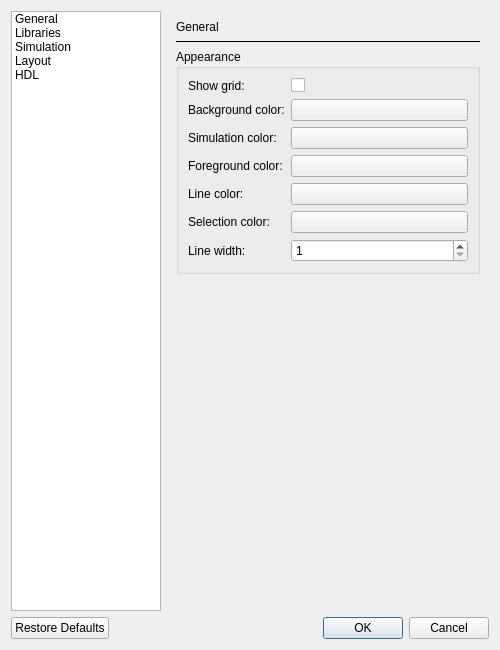
<?xml version="1.0" encoding="UTF-8"?>
<ui version="4.0">
 <class>SettingsDialog</class>
 <widget class="QDialog" name="SettingsDialog">
  <property name="geometry">
   <rect>
    <x>0</x>
    <y>0</y>
    <width>500</width>
    <height>650</height>
   </rect>
  </property>
  <property name="windowTitle">
   <string>Configure Caneda</string>
  </property>
  <layout class="QVBoxLayout" name="verticalLayout">
   <item>
    <layout class="QHBoxLayout" name="horizontalLayout">
     <item>
      <widget class="QListWidget" name="pagesList">
       <property name="maximumSize">
        <size>
         <width>150</width>
         <height>16777215</height>
        </size>
       </property>
       <property name="spacing">
        <number>4</number>
       </property>
       <item>
        <property name="text">
         <string>General</string>
        </property>
       </item>
       <item>
        <property name="text">
         <string>Libraries</string>
        </property>
       </item>
       <item>
        <property name="text">
         <string>Simulation</string>
        </property>
       </item>
       <item>
        <property name="text">
         <string>Layout</string>
        </property>
       </item>
       <item>
        <property name="text">
         <string>HDL</string>
        </property>
       </item>
      </widget>
     </item>
     <item>
      <widget class="QStackedWidget" name="pagesWidget">
       <property name="currentIndex">
        <number>0</number>
       </property>
       <widget class="QWidget" name="pageGeneral">
        <layout class="QVBoxLayout" name="verticalLayout_3">
         <item>
          <widget class="QLabel" name="titleLabel">
           <property name="text">
            <string>General</string>
           </property>
          </widget>
         </item>
         <item>
          <widget class="QFrame" name="frame">
           <property name="frameShape">
            <enum>QFrame::HLine</enum>
           </property>
          </widget>
         </item>
         <item>
          <widget class="QGroupBox" name="groupBox">
           <property name="title">
            <string>Appearance</string>
           </property>
           <layout class="QVBoxLayout" name="verticalLayout_2">
            <item>
             <layout class="QFormLayout" name="formLayout">
              <item row="0" column="1">
               <widget class="QCheckBox" name="checkShowGrid">
                <property name="text">
                 <string/>
                </property>
               </widget>
              </item>
              <item row="0" column="0">
               <widget class="QLabel" name="labelGrid">
                <property name="text">
                 <string>Show grid:</string>
                </property>
               </widget>
              </item>
              <item row="1" column="1">
               <widget class="QPushButton" name="buttonBackground">
                <property name="text">
                 <string/>
                </property>
               </widget>
              </item>
              <item row="2" column="1">
               <widget class="QPushButton" name="buttonSimulationBackground">
                <property name="text">
                 <string/>
                </property>
               </widget>
              </item>
              <item row="3" column="1">
               <widget class="QPushButton" name="buttonForeground">
                <property name="text">
                 <string/>
                </property>
               </widget>
              </item>
              <item row="4" column="1">
               <widget class="QPushButton" name="buttonLine">
                <property name="text">
                 <string/>
                </property>
               </widget>
              </item>
              <item row="5" column="1">
               <widget class="QPushButton" name="buttonSelection">
                <property name="text">
                 <string/>
                </property>
               </widget>
              </item>
              <item row="1" column="0">
               <widget class="QLabel" name="labelBackground">
                <property name="text">
                 <string>Background color:</string>
                </property>
               </widget>
              </item>
              <item row="2" column="0">
               <widget class="QLabel" name="labelSimulation">
                <property name="text">
                 <string>Simulation color:</string>
                </property>
               </widget>
              </item>
              <item row="3" column="0">
               <widget class="QLabel" name="labelForeground">
                <property name="text">
                 <string>Foreground color:</string>
                </property>
               </widget>
              </item>
              <item row="4" column="0">
               <widget class="QLabel" name="labelLine">
                <property name="text">
                 <string>Line color:</string>
                </property>
               </widget>
              </item>
              <item row="5" column="0">
               <widget class="QLabel" name="labelSelection">
                <property name="text">
                 <string>Selection color:</string>
                </property>
               </widget>
              </item>
              <item row="6" column="1">
               <widget class="QSpinBox" name="spinWidth">
                <property name="minimum">
                 <number>1</number>
                </property>
                <property name="maximum">
                 <number>10</number>
                </property>
               </widget>
              </item>
              <item row="6" column="0">
               <widget class="QLabel" name="labelLineWidth">
                <property name="text">
                 <string>Line width:</string>
                </property>
               </widget>
              </item>
             </layout>
            </item>
           </layout>
          </widget>
         </item>
         <item>
          <spacer name="verticalSpacer">
           <property name="orientation">
            <enum>Qt::Vertical</enum>
           </property>
           <property name="sizeHint" stdset="0">
            <size>
             <width>20</width>
             <height>271</height>
            </size>
           </property>
          </spacer>
         </item>
        </layout>
       </widget>
       <widget class="QWidget" name="pageLibraries">
        <layout class="QVBoxLayout" name="verticalLayout_13">
         <item>
          <widget class="QLabel" name="titleLabel_5">
           <property name="text">
            <string>Libraries</string>
           </property>
          </widget>
         </item>
         <item>
          <widget class="QFrame" name="frame_5">
           <property name="frameShape">
            <enum>QFrame::HLine</enum>
           </property>
          </widget>
         </item>
         <item>
          <widget class="QGroupBox" name="groupBox_6">
           <property name="title">
            <string>Schematic Libraries</string>
           </property>
           <layout class="QVBoxLayout" name="verticalLayout_11">
            <item>
             <widget class="QListWidget" name="listLibraries"/>
            </item>
            <item>
             <layout class="QHBoxLayout" name="horizontalLayout_2">
              <item>
               <widget class="QPushButton" name="buttonAddLibrary">
                <property name="text">
                 <string>Add library...</string>
                </property>
               </widget>
              </item>
              <item>
               <widget class="QPushButton" name="buttonRemoveLibrary">
                <property name="text">
                 <string>Remove library</string>
                </property>
               </widget>
              </item>
             </layout>
            </item>
           </layout>
          </widget>
         </item>
         <item>
          <widget class="QGroupBox" name="groupBox_7">
           <property name="title">
            <string>HDL Libraries</string>
           </property>
           <layout class="QVBoxLayout" name="verticalLayout_12">
            <item>
             <widget class="QListWidget" name="listHdlLibraries"/>
            </item>
            <item>
             <layout class="QHBoxLayout" name="horizontalLayout_3">
              <item>
               <widget class="QPushButton" name="buttonAddHdlLibrary">
                <property name="text">
                 <string>Add library...</string>
                </property>
               </widget>
              </item>
              <item>
               <widget class="QPushButton" name="buttonRemoveHdlLibrary">
                <property name="text">
                 <string>Remove library</string>
                </property>
               </widget>
              </item>
             </layout>
            </item>
           </layout>
          </widget>
         </item>
         <item>
          <widget class="QPushButton" name="buttonGetNewLibraries">
           <property name="text">
            <string>Get new libraries...</string>
           </property>
          </widget>
         </item>
         <item>
          <widget class="QLabel" name="labelRestartWarning">
           <property name="text">
            <string>Warning: libraries will be set upon program restart</string>
           </property>
          </widget>
         </item>
         <item>
          <spacer name="verticalSpacer_5">
           <property name="orientation">
            <enum>Qt::Vertical</enum>
           </property>
           <property name="sizeHint" stdset="0">
            <size>
             <width>20</width>
             <height>21</height>
            </size>
           </property>
          </spacer>
         </item>
        </layout>
       </widget>
       <widget class="QWidget" name="pageSimulation">
        <layout class="QVBoxLayout" name="verticalLayout_10">
         <item>
          <widget class="QLabel" name="titleLabel_4">
           <property name="text">
            <string>Simulation</string>
           </property>
          </widget>
         </item>
         <item>
          <widget class="QFrame" name="frame_4">
           <property name="frameShape">
            <enum>QFrame::HLine</enum>
           </property>
          </widget>
         </item>
         <item>
          <widget class="QGroupBox" name="groupBox_4">
           <property name="title">
            <string>Simulation Engine</string>
           </property>
           <layout class="QVBoxLayout" name="verticalLayout_8">
            <item>
             <layout class="QFormLayout" name="formLayout_4">
              <property name="fieldGrowthPolicy">
               <enum>QFormLayout::ExpandingFieldsGrow</enum>
              </property>
              <item row="0" column="0">
               <widget class="QLabel" name="labelEngine">
                <property name="text">
                 <string>Engine:</string>
                </property>
               </widget>
              </item>
              <item row="2" column="0">
               <widget class="QLabel" name="labelSimulationCommand">
                <property name="text">
                 <string>Command:</string>
                </property>
               </widget>
              </item>
              <item row="2" column="1">
               <widget class="QLineEdit" name="lineSimulationCommand"/>
              </item>
              <item row="0" column="1">
               <widget class="QRadioButton" name="radioNgspiceMode">
                <property name="text">
                 <string>Ngspice</string>
                </property>
               </widget>
              </item>
              <item row="1" column="1">
               <widget class="QRadioButton" name="radioCustomMode">
                <property name="text">
                 <string>Custom</string>
                </property>
               </widget>
              </item>
             </layout>
            </item>
           </layout>
          </widget>
         </item>
         <item>
          <widget class="QGroupBox" name="groupBox_5">
           <property name="title">
            <string>Output Data</string>
           </property>
           <layout class="QVBoxLayout" name="verticalLayout_9">
            <item>
             <layout class="QFormLayout" name="formLayout_5">
              <property name="fieldGrowthPolicy">
               <enum>QFormLayout::ExpandingFieldsGrow</enum>
              </property>
              <item row="0" column="0">
               <widget class="QLabel" name="labelOutputFormat">
                <property name="text">
                 <string>Output format:</string>
                </property>
               </widget>
              </item>
              <item row="0" column="1">
               <widget class="QRadioButton" name="radioBinaryMode">
                <property name="text">
                 <string>Binary</string>
                </property>
               </widget>
              </item>
              <item row="1" column="1">
               <widget class="QRadioButton" name="radioAsciiMode">
                <property name="text">
                 <string>Ascii</string>
                </property>
               </widget>
              </item>
             </layout>
            </item>
           </layout>
          </widget>
         </item>
         <item>
          <spacer name="verticalSpacer_4">
           <property name="orientation">
            <enum>Qt::Vertical</enum>
           </property>
           <property name="sizeHint" stdset="0">
            <size>
             <width>20</width>
             <height>160</height>
            </size>
           </property>
          </spacer>
         </item>
        </layout>
       </widget>
       <widget class="QWidget" name="pageLayout">
        <layout class="QVBoxLayout" name="verticalLayout_7">
         <item>
          <widget class="QLabel" name="titleLabel_3">
           <property name="text">
            <string>Layout</string>
           </property>
          </widget>
         </item>
         <item>
          <widget class="QFrame" name="frame_3">
           <property name="frameShape">
            <enum>QFrame::HLine</enum>
           </property>
          </widget>
         </item>
         <item>
          <widget class="QGroupBox" name="groupBox_3">
           <property name="title">
            <string>Layer Colors</string>
           </property>
           <layout class="QVBoxLayout" name="verticalLayout_6">
            <item>
             <layout class="QFormLayout" name="formLayout_3">
              <property name="fieldGrowthPolicy">
               <enum>QFormLayout::ExpandingFieldsGrow</enum>
              </property>
              <item row="0" column="0">
               <widget class="QLabel" name="labelMetal1">
                <property name="text">
                 <string>Metal 1:</string>
                </property>
               </widget>
              </item>
              <item row="0" column="1">
               <widget class="QPushButton" name="buttonMetal1">
                <property name="text">
                 <string/>
                </property>
               </widget>
              </item>
              <item row="1" column="0">
               <widget class="QLabel" name="labelMetal2">
                <property name="text">
                 <string>Metal 2:</string>
                </property>
               </widget>
              </item>
              <item row="1" column="1">
               <widget class="QPushButton" name="buttonMetal2">
                <property name="text">
                 <string/>
                </property>
               </widget>
              </item>
              <item row="2" column="0">
               <widget class="QLabel" name="labelPoly1">
                <property name="text">
                 <string>Poly 1:</string>
                </property>
               </widget>
              </item>
              <item row="2" column="1">
               <widget class="QPushButton" name="buttonPoly1">
                <property name="text">
                 <string/>
                </property>
               </widget>
              </item>
              <item row="3" column="0">
               <widget class="QLabel" name="labelPoly2">
                <property name="text">
                 <string>Poly 2:</string>
                </property>
               </widget>
              </item>
              <item row="3" column="1">
               <widget class="QPushButton" name="buttonPoly2">
                <property name="text">
                 <string/>
                </property>
               </widget>
              </item>
              <item row="4" column="0">
               <widget class="QLabel" name="labelActive">
                <property name="text">
                 <string>Active:</string>
                </property>
               </widget>
              </item>
              <item row="4" column="1">
               <widget class="QPushButton" name="buttonActive">
                <property name="text">
                 <string/>
                </property>
               </widget>
              </item>
              <item row="5" column="1">
               <widget class="QPushButton" name="buttonContact">
                <property name="text">
                 <string/>
                </property>
               </widget>
              </item>
              <item row="6" column="1">
               <widget class="QPushButton" name="buttonNwell">
                <property name="text">
                 <string/>
                </property>
               </widget>
              </item>
              <item row="7" column="1">
               <widget class="QPushButton" name="buttonPwell">
                <property name="text">
                 <string/>
                </property>
               </widget>
              </item>
              <item row="5" column="0">
               <widget class="QLabel" name="labelContact">
                <property name="text">
                 <string>Contact:</string>
                </property>
               </widget>
              </item>
              <item row="6" column="0">
               <widget class="QLabel" name="labelNwell">
                <property name="text">
                 <string>nwell:</string>
                </property>
               </widget>
              </item>
              <item row="7" column="0">
               <widget class="QLabel" name="labelPwell">
                <property name="text">
                 <string>pwell:</string>
                </property>
               </widget>
              </item>
             </layout>
            </item>
           </layout>
          </widget>
         </item>
         <item>
          <spacer name="verticalSpacer_3">
           <property name="orientation">
            <enum>Qt::Vertical</enum>
           </property>
           <property name="sizeHint" stdset="0">
            <size>
             <width>20</width>
             <height>241</height>
            </size>
           </property>
          </spacer>
         </item>
        </layout>
       </widget>
       <widget class="QWidget" name="pageHdl">
        <layout class="QVBoxLayout" name="verticalLayout_5">
         <item>
          <widget class="QLabel" name="titleLabel_2">
           <property name="text">
            <string>HDL</string>
           </property>
          </widget>
         </item>
         <item>
          <widget class="QFrame" name="frame_2">
           <property name="frameShape">
            <enum>QFrame::HLine</enum>
           </property>
          </widget>
         </item>
         <item>
          <widget class="QGroupBox" name="groupBox_2">
           <property name="title">
            <string>Colors for Syntax Highlighting</string>
           </property>
           <layout class="QVBoxLayout" name="verticalLayout_4">
            <item>
             <layout class="QFormLayout" name="formLayout_2">
              <property name="fieldGrowthPolicy">
               <enum>QFormLayout::ExpandingFieldsGrow</enum>
              </property>
              <item row="0" column="0">
               <widget class="QLabel" name="labelKeyword">
                <property name="text">
                 <string>Keyword:</string>
                </property>
               </widget>
              </item>
              <item row="0" column="1">
               <widget class="QPushButton" name="buttonKeyword">
                <property name="text">
                 <string/>
                </property>
               </widget>
              </item>
              <item row="1" column="0">
               <widget class="QLabel" name="labelType">
                <property name="text">
                 <string>Type:</string>
                </property>
               </widget>
              </item>
              <item row="1" column="1">
               <widget class="QPushButton" name="buttonType">
                <property name="text">
                 <string/>
                </property>
               </widget>
              </item>
              <item row="2" column="0">
               <widget class="QLabel" name="labelAttribute">
                <property name="text">
                 <string>Attribute:</string>
                </property>
               </widget>
              </item>
              <item row="2" column="1">
               <widget class="QPushButton" name="buttonAttribute">
                <property name="text">
                 <string/>
                </property>
               </widget>
              </item>
              <item row="3" column="0">
               <widget class="QLabel" name="labelBlock">
                <property name="text">
                 <string>Block:</string>
                </property>
               </widget>
              </item>
              <item row="3" column="1">
               <widget class="QPushButton" name="buttonBlock">
                <property name="text">
                 <string/>
                </property>
               </widget>
              </item>
              <item row="4" column="0">
               <widget class="QLabel" name="labelClass">
                <property name="text">
                 <string>Class:</string>
                </property>
               </widget>
              </item>
              <item row="4" column="1">
               <widget class="QPushButton" name="buttonClass">
                <property name="text">
                 <string/>
                </property>
               </widget>
              </item>
              <item row="5" column="1">
               <widget class="QPushButton" name="buttonData">
                <property name="text">
                 <string/>
                </property>
               </widget>
              </item>
              <item row="6" column="1">
               <widget class="QPushButton" name="buttonComment">
                <property name="text">
                 <string/>
                </property>
               </widget>
              </item>
              <item row="7" column="1">
               <widget class="QPushButton" name="buttonSystem">
                <property name="text">
                 <string/>
                </property>
               </widget>
              </item>
              <item row="5" column="0">
               <widget class="QLabel" name="labelData">
                <property name="text">
                 <string>Data:</string>
                </property>
               </widget>
              </item>
              <item row="6" column="0">
               <widget class="QLabel" name="labelComment">
                <property name="text">
                 <string>Comment:</string>
                </property>
               </widget>
              </item>
              <item row="7" column="0">
               <widget class="QLabel" name="labelSystem">
                <property name="text">
                 <string>System:</string>
                </property>
               </widget>
              </item>
             </layout>
            </item>
           </layout>
          </widget>
         </item>
         <item>
          <spacer name="verticalSpacer_2">
           <property name="orientation">
            <enum>Qt::Vertical</enum>
           </property>
           <property name="sizeHint" stdset="0">
            <size>
             <width>20</width>
             <height>241</height>
            </size>
           </property>
          </spacer>
         </item>
        </layout>
       </widget>
      </widget>
     </item>
    </layout>
   </item>
   <item>
    <widget class="QDialogButtonBox" name="buttons">
     <property name="orientation">
      <enum>Qt::Horizontal</enum>
     </property>
     <property name="standardButtons">
      <set>QDialogButtonBox::Cancel|QDialogButtonBox::Ok|QDialogButtonBox::RestoreDefaults</set>
     </property>
    </widget>
   </item>
  </layout>
 </widget>
 <resources/>
 <connections/>
</ui>
